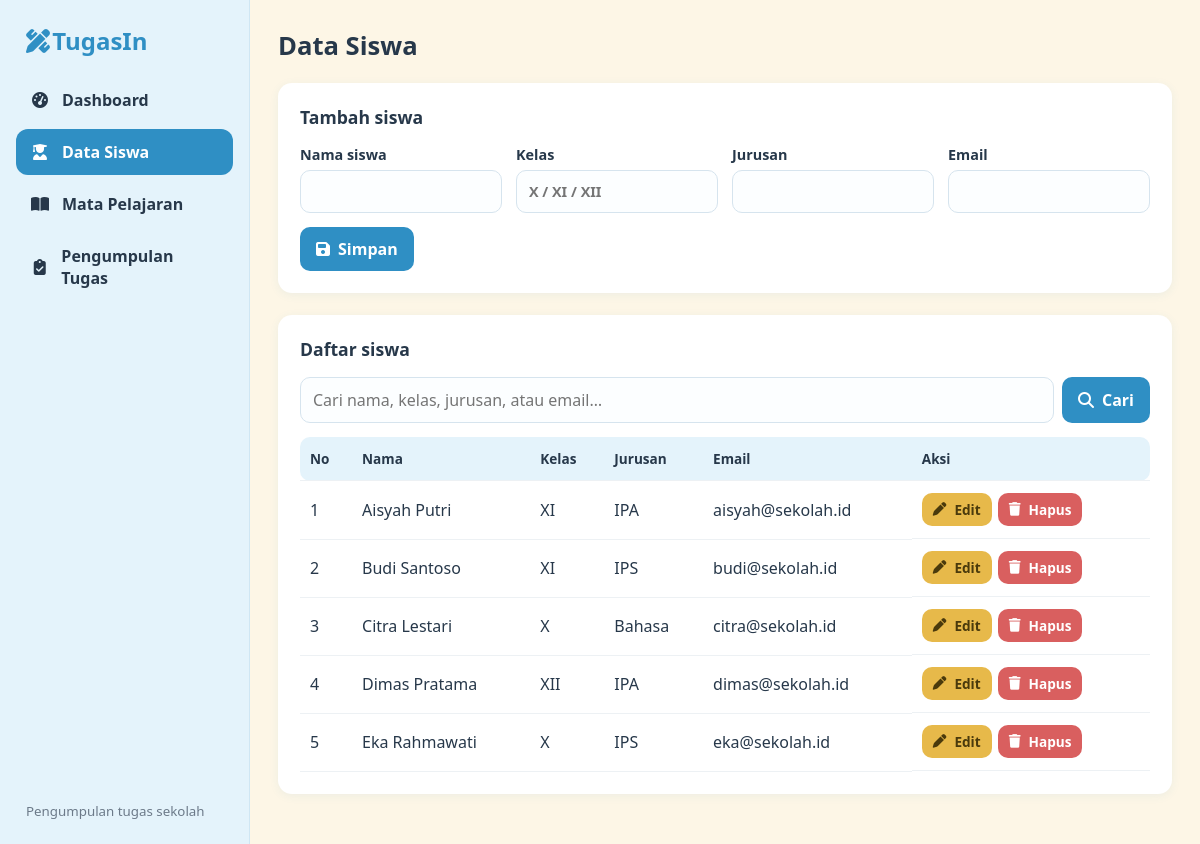
The app's page /siswa.php with its own data.
### tables this page shows
CREATE TABLE siswa (
  id_siswa INT AUTO_INCREMENT PRIMARY KEY,
  nama_siswa VARCHAR(100) NOT NULL,
  kelas VARCHAR(20) NOT NULL,
  jurusan VARCHAR(50) NOT NULL,
  email VARCHAR(100) NOT NULL
);

### koneksi.php (called while the page is built, shortened)
<?php
function e($s) { return htmlspecialchars((string)$s, ENT_QUOTES, 'UTF-8'); }

### siswa.php (the view, shortened to what this page needs)
<?php
require 'koneksi.php';
$data = ['id_siswa'=>0,'nama_siswa'=>'','kelas'=>'','jurusan'=>'','email'=>''];
$q = trim($_GET['q'] ?? ''); $like = "%$q%";
$st = $db->prepare("SELECT * FROM siswa WHERE nama_siswa LIKE ? OR kelas LIKE ? OR jurusan LIKE ? OR email LIKE ? ORDER BY nama_siswa");
$st->bind_param('ssss', $like, $like, $like, $like); $st->execute();
$daftar = $st->get_result();
include 'includes/header.php';
?>
<section class="card">
  <h2><?= $data['id_siswa'] ? 'Edit siswa' : 'Tambah siswa' ?></h2>
  <form method="post" class="form">
    <label>Nama siswa<input type="text" name="nama_siswa" maxlength="100" required value="<?= e($data['nama_siswa']) ?>"></label>
    <label>Kelas<input type="text" name="kelas" maxlength="20" required placeholder="X / XI / XII" value="<?= e($data['kelas']) ?>"></label>
    <label>Jurusan<input type="text" name="jurusan" maxlength="50" required list="jur" value="<?= e($data['jurusan']) ?>">
      <datalist id="jur"><option>IPA</option><option>IPS</option><option>Bahasa</option></datalist></label>
    <label>Email<input type="email" name="email" maxlength="100" required value="<?= e($data['email']) ?>"></label>
    <div class="aksi-form">
      <button class="btn"><i class="fa-solid fa-floppy-disk"></i> Simpan</button>
    </div>
  </form>
</section>
<section class="card">
  <h2>Daftar siswa</h2>
  <form class="cari" method="get">
    <input type="search" name="q" placeholder="Cari nama, kelas, jurusan, atau email…" value="<?= e($q) ?>">
    <button class="btn"><i class="fa-solid fa-magnifying-glass"></i> Cari</button>
  </form>
  <div class="tabel-wrap"><table>
    <tr><th>No</th><th>Nama</th><th>Kelas</th><th>Jurusan</th><th>Email</th><th>Aksi</th></tr>
    <?php $no = 1; while ($r = $daftar->fetch_assoc()): ?>
    <tr><td><?= $no++ ?></td><td><?= e($r['nama_siswa']) ?></td><td><?= e($r['kelas']) ?></td><td><?= e($r['jurusan']) ?></td><td><?= e($r['email']) ?></td>
      <td class="aksi">
        <a class="btn kuning kecil" href="siswa.php?edit=<?= $r['id_siswa'] ?>"><i class="fa-solid fa-pen"></i> Edit</a>
        <form method="post" data-konfirmasi="Hapus siswa ini? Data tugasnya juga ikut terhapus.">
          <button class="btn merah kecil"><i class="fa-solid fa-trash"></i> Hapus</button></form></td></tr>
    <?php endwhile; ?>
  </table></div>
</section>
<?php include 'includes/footer.php'; ?>

### assets/style.css (style rules this page uses)
:root { --biru:#7ec4ea;--biru-tua:#2f8fc4;--biru-muda:#e4f3fb;--cream:#fdf6e6;--cream-tua:#f3e8cc;--putih:#fff;--teks:#27384a;--abu:#6c7a89;--hijau:#2e9e6b;--merah:#d95f5f;--r:14px }
* { box-sizing:border-box }
body { margin:0;font-family:"Nunito","Segoe UI",system-ui,sans-serif;background:var(--cream);color:var(--teks);display:flex;min-height:100vh }
.card { background:var(--putih);border-radius:var(--r);padding:22px;margin-bottom:22px;box-shadow:0 2px 10px rgba(47,143,196,.08) }
.card h2 { margin:0 0 16px;font-size:1.1rem }
.form { display:grid;grid-template-columns:repeat(auto-fit,minmax(200px,1fr));gap:14px;align-items:end }
.form label { display:flex;flex-direction:column;gap:6px;font-weight:600;font-size:.9rem }
.form input,.form select,.cari input { padding:11px 12px;border:1.5px solid #d6e4ee;border-radius:10px;font:inherit;background:#fcfeff }
.aksi-form { display:flex;gap:8px }
.btn { display:inline-flex;gap:8px;align-items:center;border:0;border-radius:10px;padding:11px 16px;font:inherit;font-weight:700;cursor:pointer;text-decoration:none;color:#fff;background:var(--biru-tua) }
.btn.merah { background:var(--merah) }
.btn.kuning { background:#e7b94a;color:#4a3a0c }
.btn.kecil { padding:7px 11px;font-size:.85rem }
.cari { display:flex;gap:8px;margin-bottom:14px;flex-wrap:wrap }
.cari input { flex:1;min-width:180px }
.tabel-wrap { overflow-x:auto }
table { width:100%;border-collapse:collapse }
th,td { text-align:left;padding:12px 10px;border-bottom:1px solid #edf1f4;white-space:nowrap }
th { background:var(--biru-muda);font-size:.85rem }
th:first-child { border-radius:10px 0 0 10px }
th:last-child { border-radius:0 10px 10px 0 }
td.aksi { display:flex;gap:6px }
td.aksi form { margin:0 }

### records on screen
siswa: nama_siswa "Aisyah Putri", kelas "XI", jurusan "IPA", email "aisyah@sekolah.id"
siswa: nama_siswa "Budi Santoso", kelas "XI", jurusan "IPS", email "budi@sekolah.id"
siswa: nama_siswa "Citra Lestari", kelas "X", jurusan "Bahasa", email "citra@sekolah.id"
siswa: nama_siswa "Dimas Pratama", kelas "XII", jurusan "IPA", email "dimas@sekolah.id"
siswa: nama_siswa "Eka Rahmawati", kelas "X", jurusan "IPS", email "eka@sekolah.id"

### other values on screen
$label "Dashboard"
$label "Data Siswa"
$label "Mata Pelajaran"
$label "Pengumpulan Tugas"
$judul "Data Siswa"
